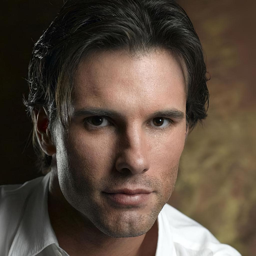
#> input picture tools/report_figures/strips_eye_4729/x0_clean.png, 256 x 256 px; the run also reads 1 picture not shown here
$ python fig7_defense_visual.py --attackB_run_dir report_figures/strips_eye_4729 --out out.png
#> lines starting #> are read from the running program, lines starting #| are printed output that depends on the picture
"""Figure 7 - visualise what each defense does to the adversarial image.

For a chosen epsilon (default 0.031), render a 4-column panel:

    col 0 : x_0^clean
    col 1 : x_0^adv  (undefended)
    col 2 : purify(x_0^adv)  under each method in rows
    col 3 : |x_0^adv - purify(x_0^adv)|  x10   (what the defense removed)

This lets the reader SEE that bits:4 erases the adversarial noise while
preserving the clean image.

Inputs (all CPU, read from PNGs already on disk):
    --attackB_run_dir : e.g. src/runs/.../sample_idx4729/attackB-linf-eps_img0.031-40steps
    --out
"""
from __future__ import annotations
import argparse, io, os
import numpy as np
from PIL import Image, ImageFilter
import matplotlib.pyplot as plt


def _load(path):
    return np.asarray(Image.open(path).convert("RGB"))
#> returned value is the input picture: shape (256, 256, 3); mean R, G, B 87.6, 73.6, 61.4


def _jpeg(img_u8, q):
    buf = io.BytesIO()
    Image.fromarray(img_u8).save(buf, format="JPEG", quality=int(q))
    buf.seek(0)
    return np.asarray(Image.open(buf).convert("RGB"))


def _blur(img_u8, sigma):
    pil = Image.fromarray(img_u8).filter(ImageFilter.GaussianBlur(radius=float(sigma)))
    return np.asarray(pil)


def _bits(img_u8, bits):
    levels = 2 ** int(bits) - 1
    x = img_u8.astype(np.float32) / 255.0
    xq = np.round(x * levels) / levels
    return (np.clip(xq, 0, 1) * 255).astype(np.uint8)


def _residual(a, b, amp=10):
#> called with amp = 10
    d = np.abs(a.astype(np.int16) - b.astype(np.int16)).astype(np.float32)
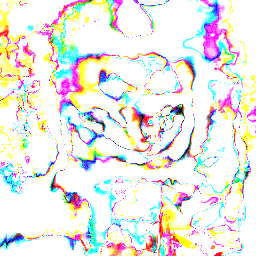
#> d: shape (256, 256, 3) float32; mean R, G, B 3.7, 3.67, 3.62; drawn with min black and max white
    d = np.clip(d * amp, 0, 255).astype(np.uint8)
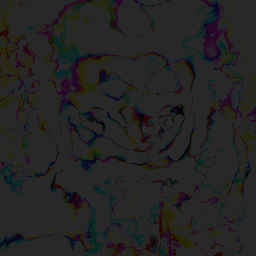
#> d: shape (256, 256, 3); mean R, G, B 37, 36.7, 36.2
    return d


def main():
    p = argparse.ArgumentParser()
    p.add_argument("--attackB_run_dir", required=True,
                   help="e.g. .../sample_idx4729/attackB-linf-eps_img0.031-40steps")
    p.add_argument("--out",             required=True)
    args = p.parse_args()

    x_clean = _load(os.path.join(args.attackB_run_dir, "x0_clean.png"))
    x_adv   = _load(os.path.join(args.attackB_run_dir, "x0_adv.png"))

    plans = [("bits:4",  lambda a: _bits(a, 4)),
             ("bits:6",  lambda a: _bits(a, 6)),
             ("jpeg:75", lambda a: _jpeg(a, 75)),
             ("jpeg:50", lambda a: _jpeg(a, 50)),
             ("blur:1.5",lambda a: _blur(a, 1.5)),
             ("blur:0.5",lambda a: _blur(a, 0.5))]

    plt.rcParams.update({"font.size": 11})
    nrows = len(plans) + 1
    fig, axes = plt.subplots(nrows, 4, figsize=(11, 2.3 * nrows),
                             gridspec_kw={"hspace": 0.15, "wspace": 0.05})

    axes[0, 0].imshow(x_clean); axes[0, 0].set_title("clean $x_0$", fontsize=11)
    axes[0, 1].imshow(x_adv);   axes[0, 1].set_title("adversarial $x_0$", fontsize=11)
    axes[0, 2].imshow(_residual(x_clean, x_adv))
    axes[0, 2].set_title(r"$|x_0 - x_0^{\mathrm{adv}}|\times 10$", fontsize=11)
    axes[0, 3].axis("off")
    for a in axes[0, :3]:
        a.set_xticks([]); a.set_yticks([])

    for r, (name, fn) in enumerate(plans, start=1):
        pur = fn(x_adv)
        pur_clean = fn(x_clean)
        axes[r, 0].imshow(pur_clean); axes[r, 0].set_title(f"purify({name})(clean)", fontsize=10)
        axes[r, 1].imshow(pur);       axes[r, 1].set_title(f"purify({name})(adv)",   fontsize=10)
        axes[r, 2].imshow(_residual(x_adv, pur))
        axes[r, 2].set_title(r"$|x_0^{\mathrm{adv}} - \mathrm{purify}(x_0^{\mathrm{adv}})|\times 10$",
                             fontsize=10)
        axes[r, 3].imshow(_residual(x_clean, pur))
        axes[r, 3].set_title(r"$|x_0 - \mathrm{purify}(x_0^{\mathrm{adv}})|\times 10$",
                             fontsize=10)
        for a in axes[r]:
            a.set_xticks([]); a.set_yticks([])

    eps_str = os.path.basename(os.path.normpath(args.attackB_run_dir))
    fig.suptitle(f"What each D2 defense does to $x_0^{{\\mathrm{{adv}}}}$   ({eps_str})",
                 fontsize=13, y=0.995)
    os.makedirs(os.path.dirname(args.out) or ".", exist_ok=True)
    fig.savefig(args.out, dpi=170, bbox_inches="tight")
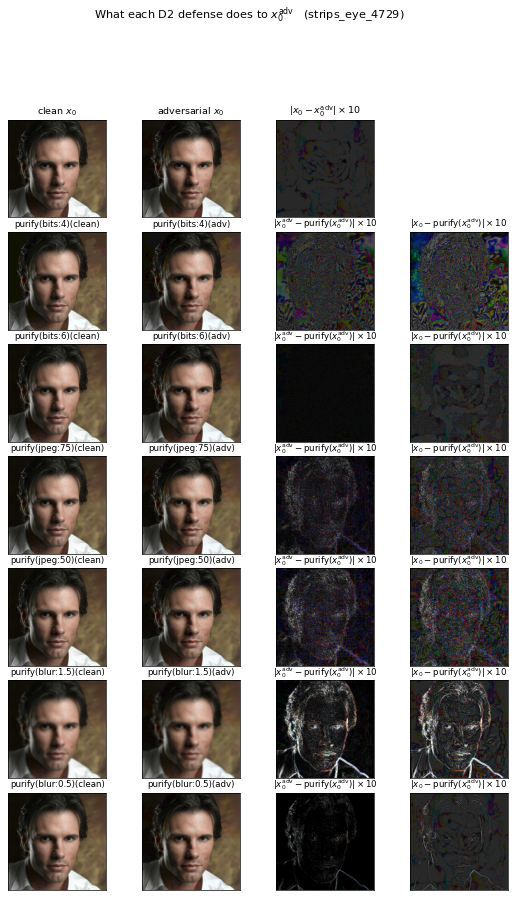
#> figure drawn by matplotlib, 27 panels
    print(f"[fig7] -> {args.out}")


if __name__ == "__main__":
    main()
